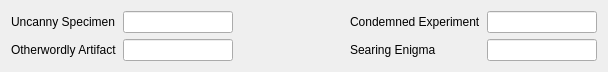
          <widget class="QWidget" name="page">
           <property name="geometry">
            <rect>
             <x>0</x>
             <y>0</y>
             <width>608</width>
             <height>69</height>
            </rect>
           </property>
           <attribute name="label">
            <string>Academe</string>
           </attribute>
           <layout class="QGridLayout" name="gridLayout_5">
            <item row="2" column="0">
             <widget class="QLabel" name="label_31">
              <property name="text">
               <string>Otherwordly Artifact</string>
              </property>
              <property name="alignment">
               <set>Qt::AlignLeading|Qt::AlignLeft|Qt::AlignVCenter</set>
              </property>
             </widget>
            </item>
            <item row="2" column="3">
             <widget class="QLabel" name="label_32">
              <property name="text">
               <string>Searing Enigma</string>
              </property>
              <property name="alignment">
               <set>Qt::AlignLeading|Qt::AlignLeft|Qt::AlignVCenter</set>
              </property>
             </widget>
            </item>
            <item row="0" column="1">
             <widget class="QLineEdit" name="lineEdit_Poss_Academe_Specimen"/>
            </item>
            <item row="0" column="4">
             <widget class="QLineEdit" name="lineEdit_Poss_Academe_Experiment"/>
            </item>
            <item row="0" column="0">
             <widget class="QLabel" name="label_30">
              <property name="text">
               <string>Uncanny Specimen</string>
              </property>
              <property name="alignment">
               <set>Qt::AlignLeading|Qt::AlignLeft|Qt::AlignVCenter</set>
              </property>
             </widget>
            </item>
            <item row="0" column="3">
             <widget class="QLabel" name="label_29">
              <property name="text">
               <string>Condemned Experiment</string>
              </property>
              <property name="alignment">
               <set>Qt::AlignLeading|Qt::AlignLeft|Qt::AlignVCenter</set>
              </property>
             </widget>
            </item>
            <item row="2" column="1">
             <widget class="QLineEdit" name="lineEdit_Poss_Academe_Artifact"/>
            </item>
            <item row="2" column="4">
             <widget class="QLineEdit" name="lineEdit_Poss_Academe_Enigma"/>
            </item>
            <item row="0" column="2">
             <spacer name="horizontalSpacer">
              <property name="orientation">
               <enum>Qt::Horizontal</enum>
              </property>
              <property name="sizeHint" stdset="0">
               <size>
                <width>40</width>
                <height>20</height>
               </size>
              </property>
             </spacer>
            </item>
            <item row="2" column="2">
             <spacer name="horizontalSpacer_2">
              <property name="orientation">
               <enum>Qt::Horizontal</enum>
              </property>
              <property name="sizeHint" stdset="0">
               <size>
                <width>40</width>
                <height>20</height>
               </size>
              </property>
             </spacer>
            </item>
           </layout>
          </widget>
